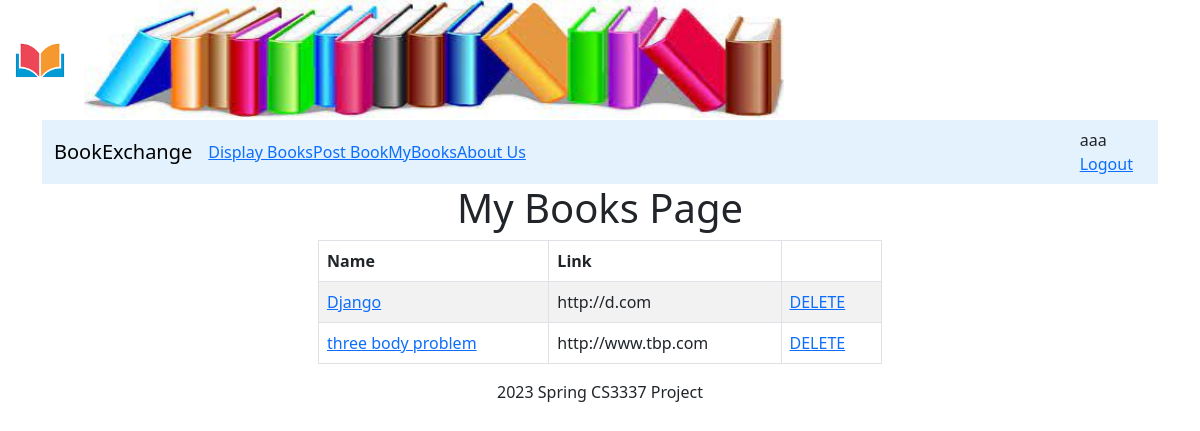
Page /mybooks (signed in) on the committed database.
### bookMng/models.py (models this page shows, shortened)
class MainMenu(models.Model):
    item = models.CharField(max_length=200, unique=True)
    link = models.CharField(max_length=500, unique=True)

class Book(models.Model):
    name = models.CharField(max_length=200)
    web = models.URLField(max_length=200)
    price = models.DecimalField(decimal_places=2, max_digits=8)
    publishdate = models.DateField(auto_now=True)
    picture = models.FileField(upload_to='bookEx/static/uploads')
    pic_path = models.CharField(max_length=300, editable=False, blank=True)
    username = models.ForeignKey(User, blank=True, null=True, on_delete=models.CASCADE)

### bookMng/views.py (the view)
# urls.py: path('mybooks', views.mybooks, name='mybooks'),
def mybooks(request):
    books = Book.objects.filter(username=request.user)
    return render(request,
                  'bookMng/mybooks.html',
                  {
                      'item_list': MainMenu.objects.all(),
                      'books': books
                  }
                  )

### bookEx/templates/bookMng/mybooks.html (shortened to what this page needs)
{% extends "base.html" %}
{% block sidenav %}
    {% for item in item_list %}
      <li>
          <a href="{{ item.link }}"> {{ item.item }} </a>
      </li>
    {% endfor %}
{% endblock sidenav %}
{% block content %}
    <h1 align="center"> My Books Page </h1>
    <div class = "container col-lg-6" align="center">
        <table class ="table table-bordered table-striped col-6" align="center">
            <thead class="thead thead-dark">
                <tr>
                  <th scope="col">Name</th>
                  <th scope="col">Link</th>
                  <th scope="col"></th>
                </tr>
             </thead>
            {% for book in books %}
              <tr>
                  <td>
                     <a href="book_detail/{{ book.id }}"> {{ book.name }} </a>
                  </td>
                  <td>
                     {{ book.web }}
                  </td>
                  <td>
                     <a class = "button" href="book_delete/{{ book.id }}"> DELETE </a>
                  </td>
              </tr>
            {% endfor %}
        </table>
    </div>
{% endblock content %}

### bookEx/templates/base.html (shortened to what this page needs)
{% load static %}
<!DOCTYPE html>
<html lang="en">
<head>
    {% load static %}
    <link href="{% static 'main.css' %}" rel="stylesheet" type="text/css">
    <link rel="stylesheet" type="text/css" href="{% static 'css/bootstrap.min.css' %}" >
</head>
<body>
     <header id="header">
         <div>
             <img src="{% static 'logo.jpg' %}" width="80">
             <img src="{% static 'banner.jpg' %}" width="700" height="120">
         </div>
     </header>
     <div class="container">
         <nav class=" col navbar navbar-expand-lg navbar-light" style="background-color: #e3f2fd;">
            <div class="container-fluid">
                <a class="navbar-brand" href="/">BookExchange</a>
                <div class="collapse navbar-collapse" id="navbarSupportedContent">
                <ul class="navbar-nav">
                    {% block sidenav %}{% endblock sidenav %}
                </ul>
                </div>
             </div>
             <span style="float: right;">
             <div class="text-right">
             {% if user.is_authenticated %}
                  {{ user.username }} <a class="button" href="{% url 'logout' %}?next=/">Logout</a>
             {% else %}
                  Not logged in. <a class="button" href="{% url 'login' %}?next=/">Login</a>
             {% endif %}
             </div>
         </span>
        </nav>
     </div>
      <div class="container-fluid">
          {% block content %}{% endblock content %}
      </div>
      <div class="row align-items-end">
          <footer class="mt-auto container-fluid text-center">
              2023 Spring CS3337 Project
          </footer>
      </div>
</body>
</html>

### bookEx/static/main.css (style rules this page uses)
#header { border-style: none; width: 800px; height: auto; }

### rows in the picture
MainMenu: item "Display Books"
MainMenu: item "Post Book"
MainMenu: item "MyBooks"
MainMenu: item "About Us"
Book: name "Django", web "http://d.com"
Book: name "three body problem", web "http://www.tbp.com"

### other values in the picture
{{ user.username }} "aaa"
